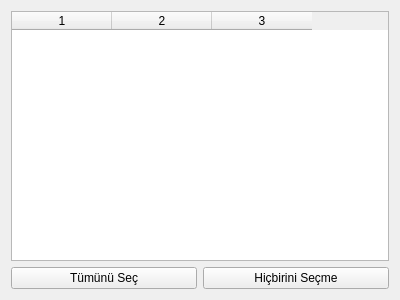
<?xml version="1.0" encoding="UTF-8"?>
<ui version="4.0">
 <class>Form</class>
 <widget class="QWidget" name="Form">
  <property name="geometry">
   <rect>
    <x>0</x>
    <y>0</y>
    <width>400</width>
    <height>300</height>
   </rect>
  </property>
  <property name="windowTitle">
   <string>Form</string>
  </property>
  <layout class="QVBoxLayout" name="verticalLayout">
   <item>
    <widget class="QTableWidget" name="tableWidget">
     <property name="alternatingRowColors">
      <bool>true</bool>
     </property>
     <property name="showGrid">
      <bool>true</bool>
     </property>
     <property name="sortingEnabled">
      <bool>false</bool>
     </property>
     <property name="cornerButtonEnabled">
      <bool>true</bool>
     </property>
     <property name="rowCount">
      <number>0</number>
     </property>
     <property name="columnCount">
      <number>3</number>
     </property>
     <column/>
     <column/>
     <column/>
    </widget>
   </item>
   <item>
    <layout class="QHBoxLayout" name="horizontalLayout_3">
     <item>
      <widget class="QPushButton" name="tumunuSecPushButton">
       <property name="text">
        <string>Tümünü Seç</string>
       </property>
      </widget>
     </item>
     <item>
      <widget class="QPushButton" name="hicbiriniSecmePushButton">
       <property name="text">
        <string>Hiçbirini Seçme</string>
       </property>
      </widget>
     </item>
    </layout>
   </item>
  </layout>
 </widget>
 <resources/>
 <connections/>
</ui>
